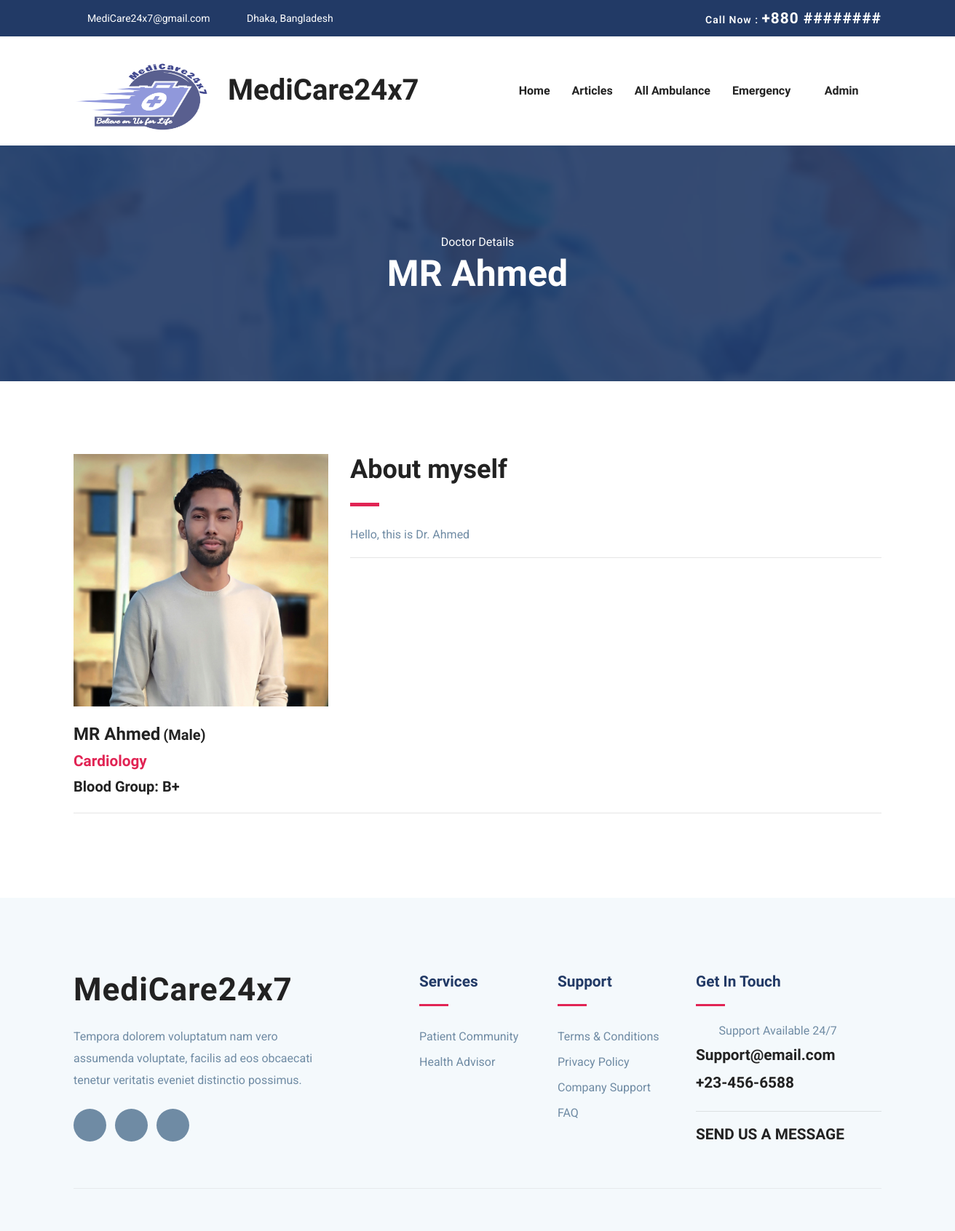
Screenshot of /accounts/doctor-profile/6 (signed in) with the database file from the repository.
### accounts/models.py (models this page shows, shortened)
class UserModel(AbstractBaseUser, PermissionsMixin):
    email = models.EmailField(max_length=255, unique=True)  # Email
    name = models.CharField(max_length=255)  # Name
    is_patient = models.BooleanField(default=False)  # True if patient
    is_doctor = models.BooleanField(default=False)  # True if doctor
    is_active = models.BooleanField(default=True)  # True if active
    is_staff = models.BooleanField(default=False)
    is_admin = models.BooleanField(default=False)
    is_superuser = models.BooleanField(default=False)
    date_joined = models.DateTimeField(auto_now_add=True)
    USERNAME_FIELD = 'email'
    REQUIRED_FIELDS = ['name']  # Email & Password are required by default.
    objects = MyUserManager()  # User manager for the User Model

class DoctorModel(models.Model):
    GENDER_CHOICES = [
        ('Male', 'Male'),
        ('Female', 'Female'),
        ('Other', 'Other'),
    ]
    BLOOD_GROUP_CHOICES = [
        ('A+', 'A+'),
        ('A-', 'A-'),
        ('B+', 'B+'),
        ('B-', 'B-'),
        ('AB+', 'AB+'),
        ('AB-', 'AB-'),
        ('O+', 'O+'),
        ('O-', 'O-'),
    ]
    SpecializationModel= [
        ('Cardiology', 'Cardiology'),
        ('Dentistry', 'Dentistry'),
        ('Dermatology', 'Dermatology'),
        ('Endocrinology', 'Endocrinology'),
        ('Gastroenterology', 'Gastroenterology'),
        ('General Surgery', 'General Surgery'),
    ]
    user = models.OneToOneField(UserModel, on_delete=models.CASCADE)
    bio = models.TextField(null=True, blank=True)
    image = models.ImageField(null=True, blank=True)
    gender = models.CharField(max_length=10, choices=GENDER_CHOICES, null=True, blank=True)
    blood_group = models.CharField(max_length=10, choices=BLOOD_GROUP_CHOICES, null=True, blank=True)
    date_of_birth = models.DateField(null=True, blank=True)
    phone = models.CharField(max_length=15, null=True, blank=True)
    NID = models.CharField(max_length=50, null=True, blank=True)
    specialization = models.CharField(max_length=20, choices=SpecializationModel, null=True, blank=True)
    BMDC_regNo = models.CharField(max_length=100, null=True, blank=True)
    last_donation = models.DateField(null=True, blank=True)

### accounts/views.py (the view)
# urls.py: path('accounts/doctor-profile/<str:pk>', doctor_profile_view, name='doctor-profile'),
@login_required(login_url="login")
def doctor_profile_view(request, pk):
    is_self = False  # set the is_self variable to false
    user = UserModel.objects.get(id=pk)  # get the user
    if request.user == user:  # check if the user is the same as the user in the url
        is_self = True  # set the is_self variable to true
    profile = DoctorModel.objects.get(user=user)  # get the doctor's profile
    date_joined = calc_age(user.date_joined)  # calculate the age of the user
    incomplete_profile = False  # set the incomplete_profile variable to false
    if (
        not profile.bio
        and not profile.gender
        and not profile.blood_group
        and not profile.date_of_birth
        or not profile.phone
        or not profile.NID
        or not profile.specialization
        or not profile.BMDC_regNo
    ):
        incomplete_profile = True
        incomplete_profile = True
    context = {  # Context to render the view
        "user": user,  # The user
        "is_self": is_self,  # The flag
        "profile": profile,  # The doctor's profile
        "date_joined": date_joined,  # The account age
        "incomplete_profile": incomplete_profile,  # The incomplete profile flag
    }
    return render(request, "accounts/doctor-profile.html", context)  # Render the view

### accounts/utils.py (called while the page is built)
def calc_age(DOB):
    today = date.today()
    return today.year-DOB.year -((today.month, today.day) < (DOB.month, DOB.day))

### templates/accounts/doctor-profile.html (shortened to what this page needs)
{% extends "base.html" %}
{% load static %}
{% block content %}
<section class="page-title bg-1">
    <div class="container">
        <div class="row">
            <div class="col-md-12">
                <div class="block text-center">
                    <span class="text-white">Doctor Details</span>
                    <h1 class="text-capitalize mb-5 text-lg">{{ profile.user.name }}</h1>
                </div>
            </div>
        </div>
    </div>
</section>
<section class="section doctor-single">
    <div class="container">
        <div class="row">
            <div class="col-lg-4 col-md-6">
                <div class="doctor-img-block">
                    {% if profile.image %}
                    <img src="{{ profile.image.url }}" alt="{{ user.name }}" class="img-fluid w-100">
                    {% else %}
                    <img src="{% static 'images/placeholders/addDoctoricon.png' %}" alt="{{ user.name }}"
                         class="img-fluid w-100">
                    {% endif %}
                    <div class="info-block mt-4">
                        <p class="mb-1">
                            <span class="h3">{{ profile.user.name }}</span>
                            {% if profile.gender %}<span class="h5">({{ profile.gender }})</span>{% endif %}
                        </p>
                        {% if profile.specialization %}
                        <p class="h4 text-color-2">{{ profile.specialization }}</p>
                        {% endif %}
                        {% if profile.blood_group %}<p class="h5">Blood Group: {{ profile.blood_group }}</p>{% endif %}
                    </div>
                </div>
            </div>
            <div class="col-lg-8 col-md-6">
                <div class="doctor-details mt-4 mt-lg-0">
                    <h2 class="text-md">About myself</h2>
                    <div class="divider my-4"></div>
                    {% if profile.bio %}
                    <p>{{ profile.bio }}</p>
                    {% elif is_self and incomplete_profile %}
                    <a href="{% url 'doctor-edit-profile' %}" class="btn btn-main-2 btn-round-full mt-3">
                        Complete Your Profile
                    </a>
                    {% endif %}
                    <hr/>
                </div>
            </div>
        </div>
        <hr/>
    </div>
</section>
{% endblock %}

### templates/navbar.html (shortened to what this page needs)
{% load static %}
<nav class="navbar navbar-expand-lg navigation" id="navbar">
    <div class="container">
        <a class="navbar-brand" href="{% url 'home' %}">
            <h1><img src="{% static 'images/logo1.png' %}" alt="" class="img-fluid" style="width: 212px ;height: 106px;">MediCare24x7</h1>
        </a>
        <div class="collapse navbar-collapse" id="navbarmain">
            <ul class="navbar-nav ml-auto">
                <li class="nav-item active">
                    <a class="nav-link" href="{% url 'home' %}">Home</a>
                </li>
                <li class="nav-item"><a class="nav-link" href="#">Articles</a></li>
                {% if request.user.is_authenticated and request.user.is_staff %}
                <li class="nav-item">
                    <a class="nav-link" href="{% url 'staff-all-ambulance' %}">All Ambulance</a>
                </li>
                {% endif %}
                <li class="nav-item dropdown">
                    <a class="nav-link dropdown-toggle" href="#" id="dropdown02"
                       data-toggle="dropdown" aria-haspopup="true" aria-expanded="false">Emergency <i
                            class="icofont-thin-down"></i></a>
                </li>
                {% if request.user.is_authenticated %}
                <li class="nav-item dropdown">
                    <a class="nav-link dropdown-toggle" href="#" id="dropdown03" data-toggle="dropdown"
                       aria-haspopup="true" aria-expanded="false">{{ request.user.name }} <i
                            class="icofont-thin-down"></i></a>
                </li>
                {% endif %}
            </ul>
        </div>
    </div>
</nav>

### static-files/css/style.css (style rules this page uses)
html { overflow-x: hidden; }
body { line-height: 1.6; font-family: "Roboto", sans-serif; -webkit-font-smoothing: antialiased; font-size: 16px; color: #6F8BA4; font-weight: 400; }
h1, .h1, h2, .h2, h3, .h3, h4, .h4, h5, .h5, h6, .h6 { font-family: "Exo", sans-serif; font-weight: 700; color: #222; }
h1, .h1 { font-size: 2.5rem; }
h2, .h2 { font-size: 44px; }
h3, .h3 { font-size: 1.5rem; }
h4, .h4 { font-size: 1.3rem; line-height: 30px; }
h5, .h5 { font-size: 1.25rem; }
p { line-height: 30px; }
.section { padding: 100px 0; }
.text-md { font-size: 2.25rem; }
.text-lg { font-size: 3.75rem; }
a { color: #222; text-decoration: none; transition: all .35s ease; }
.page-title { padding: 120px 0px 70px 0px; position: relative; }
.page-title .block h1 { color: #fff; }
.text-lg { font-size: 50px; }
#navbarmain { padding: 20px 0px; }
#navbarmain .nav-link { font-weight: 600; padding: 10px 15px; color: #222; font-family: "Exo", sans-serif; text-transform: capitalize; font-size: 16px; transition: all .25s ease; }
.dropdown-toggle::after { display: none; }
.navbar-brand { margin-top: 10px; }
.bg-1 { background: url("../images/bg/22.jpg") no-repeat 50% 50%; background-size: cover; position: relative; }
.text-color-2 { color: #e12454; }
.divider { width: 40px; height: 5px; background: #e12454; }

### rows the page displays
UserModel: user.name "Admin"
DoctorModel: user.name "MR Ahmed", image (picture), gender "Male", specialization "Cardiology", blood_group "B+", bio "Hello, this is Dr. Ahmed"
